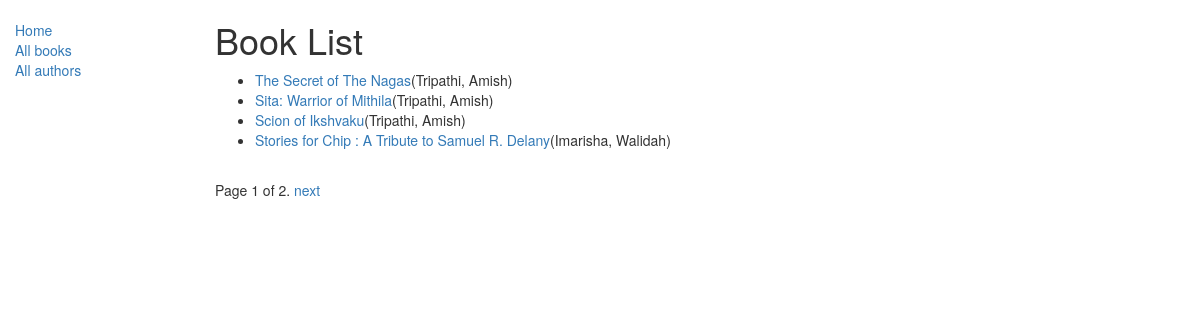
The page /books/ on the database its author committed.
### catalog/models.py (models this page shows, shortened)
class Book(models.Model):
    title = models.CharField(max_length=200)
    author = models.ForeignKey('Author', on_delete=models.SET_NULL, null=True)
    summary = models.TextField(max_length=1000, help_text='Enter a brief description of the book')
    isbn = models.CharField('ISBN', max_length=13, help_text='13 Character <a href="https://www.isbn-international.org/content/what-isbn">ISBN number</a>')
    genre = models.ManyToManyField(Genre, help_text='Select a genre for this book')
    language = models.ForeignKey('Language', on_delete=models.SET_NULL, null=True)
    def display_genre(self):
        return ', '.join(genre.name for genre in self.genre.all()[:3])
    display_genre.short_description = 'Genre'
    def get_absolute_url(self):
        return reverse('book-detail', args=[str(self.id)])

class Author(models.Model):
    first_name = models.CharField(max_length=100)
    last_name = models.CharField(max_length=100)
    date_of_birth = models.DateField(null=True, blank=True)
    date_of_death = models.DateField('Died', null=True, blank=True)
    class Meta:
        ordering = ['last_name', 'first_name']
    def __str__(self):
        return f'{self.last_name}, {self.first_name}'

### catalog/views.py (the view)
# urls.py: path('books/', views.BookListView.as_view(), name='books'),
class BookListView(generic.ListView):
    model = Book
    paginate_by = 4

### catalog/templates/catalog/book_list.html
{% extends 'base.html' %}
{% block content %}
    <h1>Book List</h1>
    {% if book_list %}
    <ul>
        {% for book in book_list %}
        <li>
            <a href="{{ book.get_absolute_url }}">{{ book.title }}</a>({{book.author}})
        </li>
        {% endfor %}
    </ul>
    {% else %}
        <p>There are no books in the library.</p>
    {% endif %}
{% endblock %}

### rows shown on the page
Book: title "The Secret of The Nagas", author "Tripathi, Amish"
Book: title "Sita: Warrior of Mithila", author "Tripathi, Amish"
Book: title "Scion of Ikshvaku", author "Tripathi, Amish"
Book: title "Stories for Chip : A Tribute to Samuel R. Delany", author "Imarisha, Walidah"

### other values the page prints
{{ page_obj.number }} "1"
{{ page_obj.paginator.num_pages }} "2"
